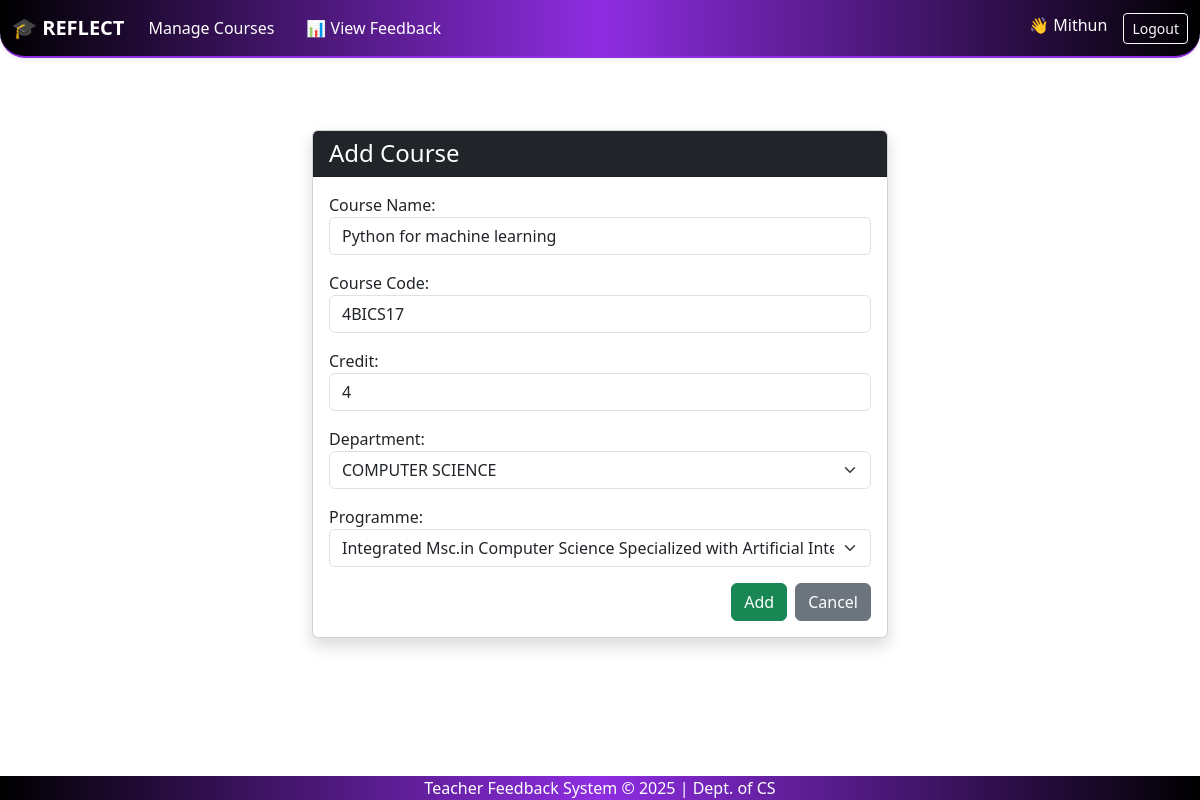
/courses/edit/5/ (signed in), run on an earlier commit of the app's database.
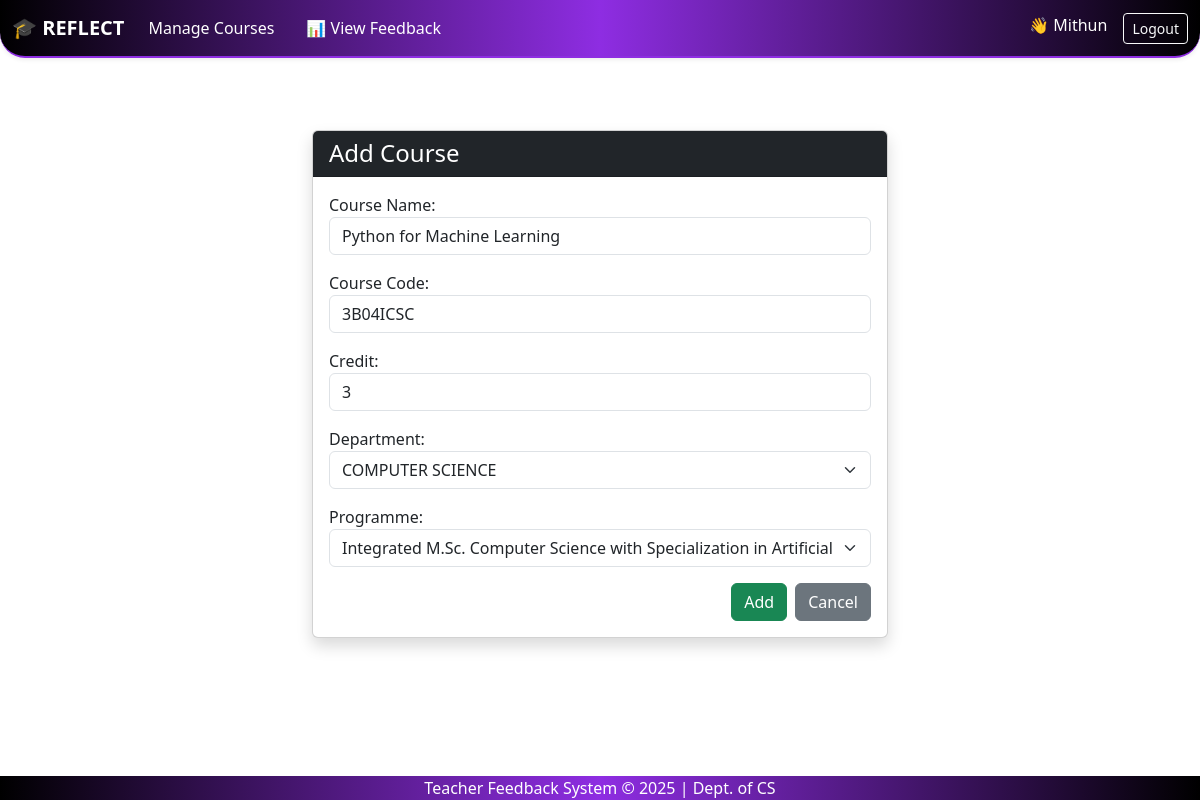
And on a later commit of the database.
### feedback_app/models.py (models this page shows, shortened)
class Course(models.Model):
    course_id = models.AutoField(primary_key=True)
    name = models.CharField(max_length=200)
    code = models.CharField(max_length=50)
    credit = models.IntegerField()
    dept = models.ForeignKey(Department, on_delete=models.CASCADE)
    pgm = models.ForeignKey(Programme, on_delete=models.CASCADE)

### feedback_app/views.py (the view)
# urls.py: path('courses/edit/<int:pk>/', views.edit_course, name='edit_course'),
@login_required
def edit_course(request, pk):
    course = get_object_or_404(Course, pk=pk)
    if request.method == 'POST':
        form = CourseForm(request.POST, instance=course)
        if form.is_valid():
            form.save()
            return redirect('course_list')
    else:
        form = CourseForm(instance=course)
    return render(request, 'add_course.html', {'form': form})

### feedback_app/forms.py
class CourseForm(forms.ModelForm):
    class Meta:
        model = Course
        fields = ['name', 'code', 'credit', 'dept', 'pgm']
        labels = {
            'name': 'Course Name',
            'code': 'Course Code',
            'credit': 'Credit',
            'dept': 'Department',
            'pgm': 'Programme',
        }
        widgets = {
            'name': forms.TextInput(attrs={'class': 'form-control'}),
            'code': forms.TextInput(attrs={'class': 'form-control'}),
            'credit': forms.NumberInput(attrs={'class': 'form-control'}),
            'dept': forms.Select(attrs={'class': 'form-select'}),
            'pgm': forms.Select(attrs={'class': 'form-select'}),
        }

### feedback_app/context_processors.py (called while the page is built)
def is_admin(request):
    user = request.user
    return {'is_admin': user.is_superuser or user.groups.filter(name='admin').exists()}

def is_hod(request):
    return {'is_hod': request.user.groups.filter(name='hod').exists()}

def is_teacher(request):
    return {'is_teacher': request.user.groups.filter(name='teacher').exists()}

### feedback_app/models.py (called while the page is built)
    def __str__(self):
        return self.dept_name

    def __str__(self):
        return self.pgm_name

### templates/add_course.html (shortened to what this page needs)
{% extends 'base.html' %}
{% block content %}
<div class="container mt-5" style="max-width: 600px;">
    <div class="card shadow">
        <div class="card-header bg-dark text-white">
            <h4 class="mb-0">{% if editing %}Edit{% else %}Add{% endif %} Course</h4>
        </div>
        <div class="card-body">
            <form method="post">
                {{ form.as_p }}
                <div class="d-flex justify-content-end mt-3">
                    <button type="submit" class="btn btn-success me-2">
                        {% if editing %}Update{% else %}Add{% endif %}
                    </button>
                    <a href="{% url 'course_list' %}" class="btn btn-secondary">Cancel</a>
                </div>
            </form>
        </div>
    </div>
</div>
{% endblock %}

What changed in the data, as far as the page shows it:
changed Course: name "Python for machine learning" → "Python for Machine Learning"; code "4BICS17" → "3B04ICSC"; credit "4" → "3"; pgm "Integrated Msc.in Computer Science Specialized with Artificial Intelligence and machine learning" → "Integrated M.Sc. Computer Science with Specialization in Artificial Intelligence and Machine Learning"
